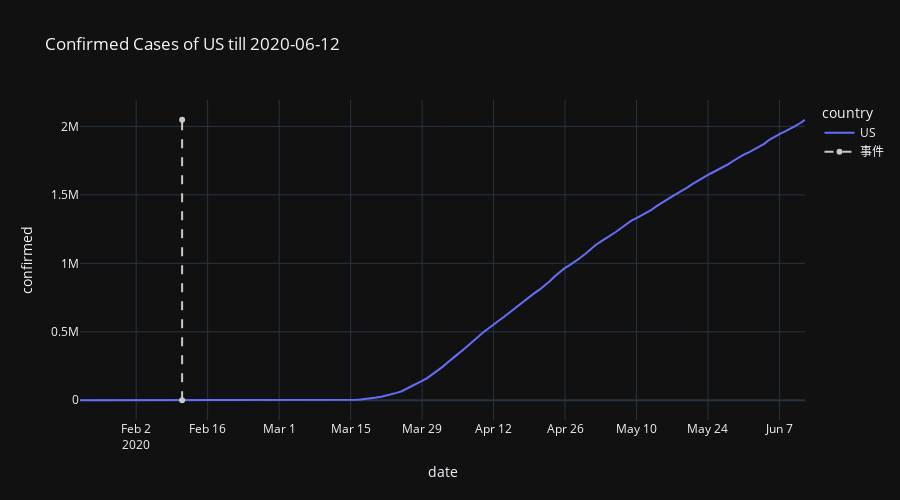

Here is the notebook cell this chart was saved with:
### Markdown cell above
# 美國

### Code cell
events = [['2020-02-11', '事件', 'rgb(200, 200, 200)']]
plot_by_country('US', events)

### Figure 1 — Plotly figure (JSON) as saved in the notebook; plotly's stock layout.template omitted (floating-point values rounded to 4 significant figures; data arrays with more than 128 entries replaced by an {"elided": "..."} marker saying what was removed)
{"data": [{"hovertemplate": "country=US<br>date=%{x}<br>confirmed=%{y}<extra></extra>", "legendgroup": "US", "line": {"color": "#636efa", "dash": "solid"}, "mode": "lines", "name": "US", "orientation": "v", "showlegend": true, "type": "scatter", "x": {"elided": "143 str values"}, "xaxis": "x", "y": {"elided": "143 int values"}, "yaxis": "y"}, {"line": {"color": "rgb(200, 200, 200)", "dash": "dash"}, "name": "事件", "type": "scatter", "x": ["2020-02-11", "2020-02-11"], "y": [0, 2048804]}], "layout": {"height": 500, "legend": {"title": {"text": "country"}, "tracegroupgap": 0}, "title": {"text": "Confirmed Cases of US till 2020-06-12"}, "xaxis": {"anchor": "y", "domain": [0, 1], "title": {"text": "date"}}, "yaxis": {"anchor": "x", "domain": [0, 1], "title": {"text": "confirmed"}}}}
